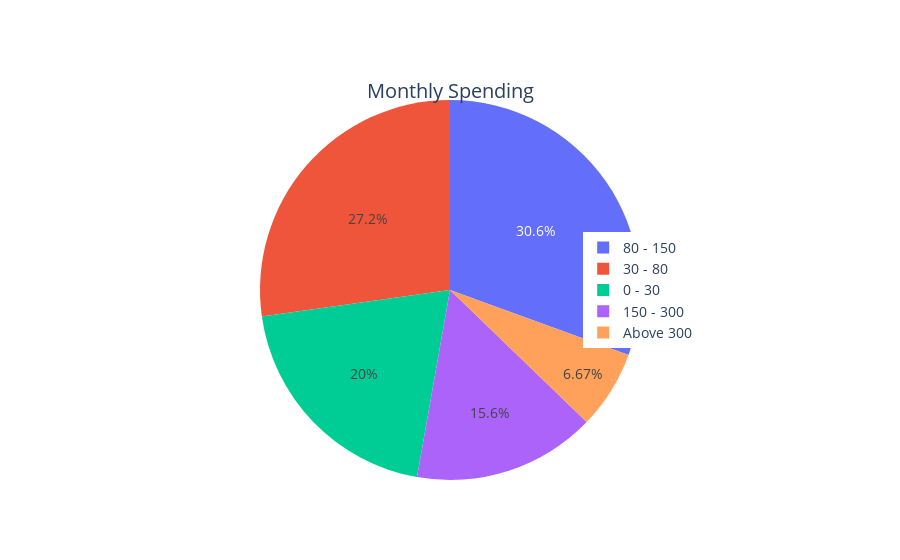

The code cell stored with this chart in its notebook:
### Code cell
import plotly.graph_objects as go
counts = df['Monthly_Spending'].value_counts()

fig = go.Figure(data=[go.Pie(labels=counts.index, values=counts)])

fig.update_layout(title_text='Monthly Spending', 
                  title_x=0.5, 
                  title_y=0.85,
                  font=dict(size=14),
                  legend=dict(x=0.68, y=0.5))
fig.show()

### Figure 1 — Plotly figure (JSON) as saved in the notebook; plotly's stock layout.template omitted (floating-point values rounded to 4 significant figures)
{"data": [{"labels": ["80 - 150", "30 - 80", "0 - 30", "150 - 300", "Above 300"], "type": "pie", "values": [55, 49, 36, 28, 12]}], "layout": {"font": {"size": 14}, "legend": {"x": 0.68, "y": 0.5}, "title": {"text": "Monthly Spending", "x": 0.5, "y": 0.85}}}
